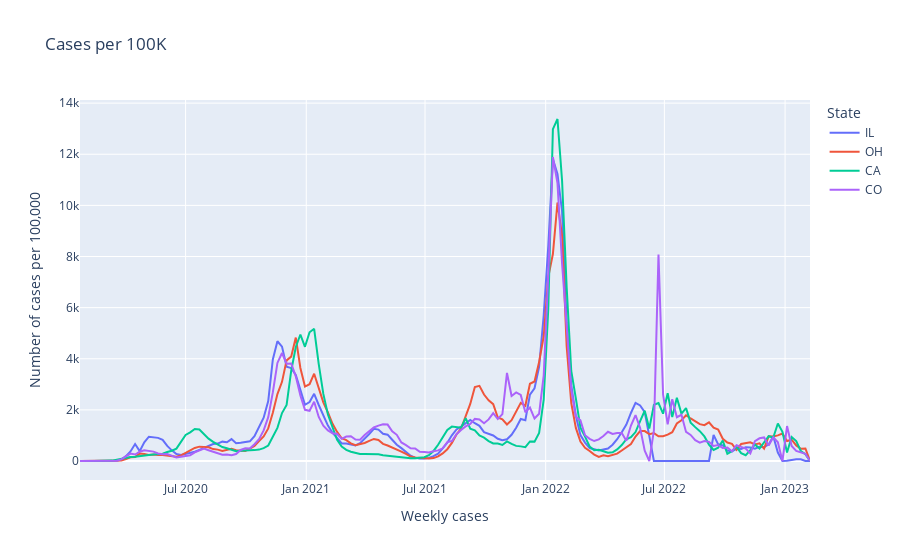

This figure's notebook cell:
### Code cell
weekly_data = [IL_weekly_data, OH_weekly_data, CA_weekly_data, CO_weekly_data]

# Getting all states weekly data into one dataframe
all_states_weekly_data = pd.concat(weekly_data)

# Plot the no. of new cases per 100K population
cases_weekly_norm = px.line(all_states_weekly_data, x='date', y='new_cases_norm_100K', color='State', title='Cases per 100K')
cases_weekly_norm.update_layout(xaxis_title='Weekly cases', yaxis_title=f'Number of cases per {100000:,}', legend_title='State')
cases_weekly_norm.show()

### Figure 1 — Plotly figure (JSON) as saved in the notebook; plotly's stock layout.template omitted (floating-point values rounded to 4 significant figures; data arrays with more than 128 entries replaced by an {"elided": "..."} marker saying what was removed)
{"data": [{"hovertemplate": "State=IL<br>date=%{x}<br>new_cases_norm_100K=%{y}<extra></extra>", "legendgroup": "IL", "line": {"color": "#636efa", "dash": "solid"}, "marker": {"symbol": "circle"}, "mode": "lines", "name": "IL", "orientation": "v", "showlegend": true, "type": "scatter", "x": {"elided": "160 str values"}, "xaxis": "x", "y": {"elided": "160 float values"}, "yaxis": "y"}, {"hovertemplate": "State=OH<br>date=%{x}<br>new_cases_norm_100K=%{y}<extra></extra>", "legendgroup": "OH", "line": {"color": "#EF553B", "dash": "solid"}, "marker": {"symbol": "circle"}, "mode": "lines", "name": "OH", "orientation": "v", "showlegend": true, "type": "scatter", "x": {"elided": "160 str values"}, "xaxis": "x", "y": {"elided": "160 float values"}, "yaxis": "y"}, {"hovertemplate": "State=CA<br>date=%{x}<br>new_cases_norm_100K=%{y}<extra></extra>", "legendgroup": "CA", "line": {"color": "#00cc96", "dash": "solid"}, "marker": {"symbol": "circle"}, "mode": "lines", "name": "CA", "orientation": "v", "showlegend": true, "type": "scatter", "x": {"elided": "160 str values"}, "xaxis": "x", "y": {"elided": "160 float values"}, "yaxis": "y"}, {"hovertemplate": "State=CO<br>date=%{x}<br>new_cases_norm_100K=%{y}<extra></extra>", "legendgroup": "CO", "line": {"color": "#ab63fa", "dash": "solid"}, "marker": {"symbol": "circle"}, "mode": "lines", "name": "CO", "orientation": "v", "showlegend": true, "type": "scatter", "x": {"elided": "160 str values"}, "xaxis": "x", "y": {"elided": "160 float values"}, "yaxis": "y"}], "layout": {"legend": {"title": {"text": "State"}, "tracegroupgap": 0}, "title": {"text": "Cases per 100K"}, "xaxis": {"anchor": "y", "domain": [0, 1], "title": {"text": "Weekly cases"}}, "yaxis": {"anchor": "x", "domain": [0, 1], "title": {"text": "Number of cases per 100,000"}}}}
